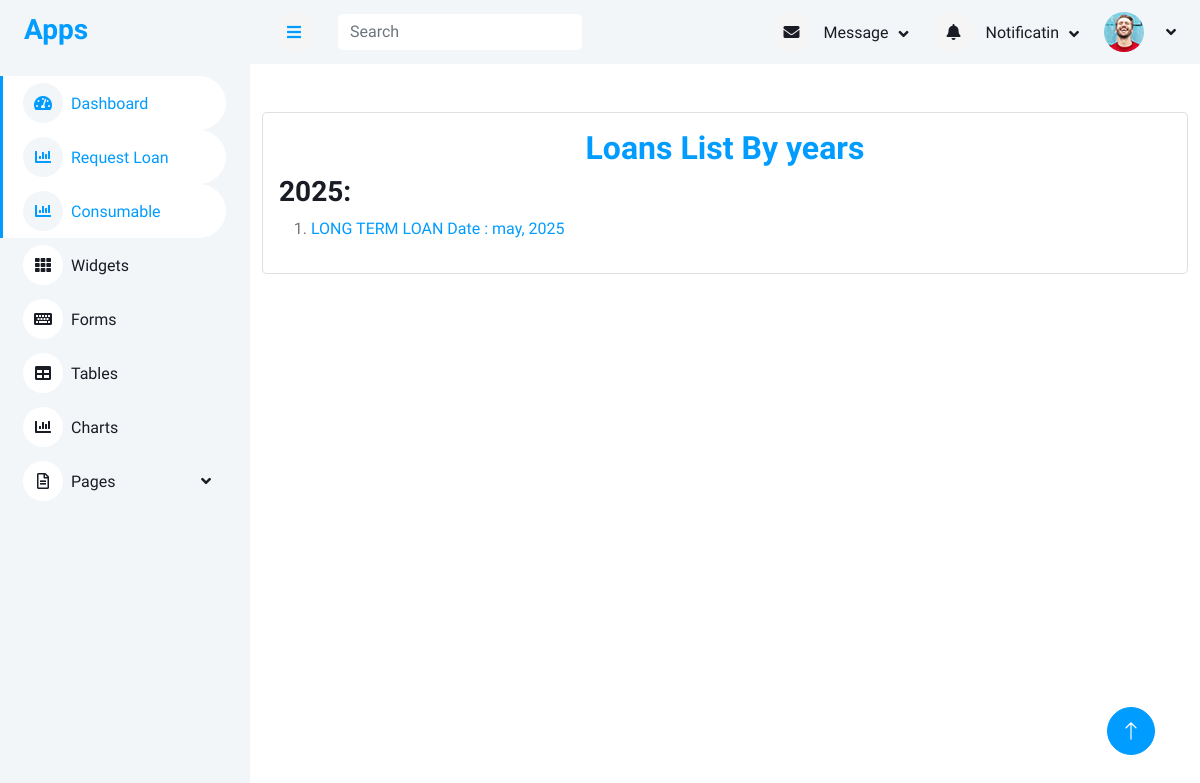
/loan_years_list/, run on an earlier commit of the app's database.
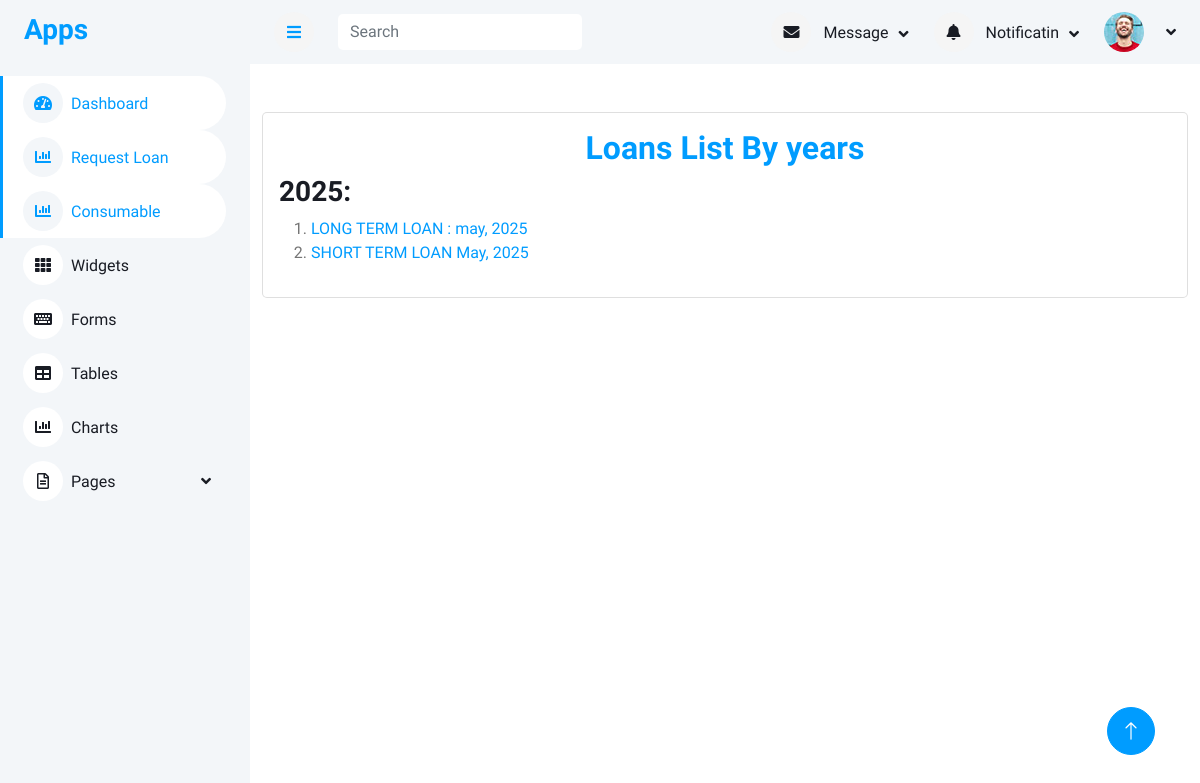
And on a later commit of the database.
### loan/models.py (models this page shows, shortened)
class LoanType(models.Model):
    name = models.CharField(max_length=100)
    description = models.TextField(blank=True, null=True)
    max_amount = models.DecimalField(max_digits=12, decimal_places=2, null=True, blank=True)
    max_loan_term_months = models.PositiveIntegerField(null=True, blank=True)
    created_by = models.ForeignKey(User,on_delete=models.CASCADE)

### loan/views.py (the view)
# urls.py: path('loan_years_list/', views.loan_years_list, name='loan_years_list'),
def loan_years_list(request):
    loans = LoanRequest.objects.annotate(year=ExtractYear('application_date')).values('year', 'loan_type__name').distinct().order_by('-year', 'loan_type__name')
    year_to_loan_types = {}
    for loan in loans:
        year = loan['year']
        loan_type = loan['loan_type__name']
        year_to_loan_types.setdefault(year, []).append(loan_type)
    context = {'year_to_loan_types': year_to_loan_types,}
    return render(request, "loan/loan_years_list.html", context)

### templates/loan/loan_years_list.html (shortened to what this page needs)
{% extends 'base/base.html' %}
{% block content %}
<div class="container mt-5">
    <div class="card ">
        <div class="card-body">
            <h2 class="text-center text-primary"> Loans List By years</h2>
            {% for year, loan_types in year_to_loan_types.items %}
            <h3>
                <strong>{{ year }}</strong>:
            </h3>
            <ol>
                {% for loan_type in loan_types %}
                <li>
                    <a href="{% url 'loans_by_year' year=year loan_type_filter=loan_type %}">{{ loan_type }}</a>
                </li>
                {% endfor %}
            </ol>
            {% endfor %}
        </div>
    </div>
</div>
{% endblock content %}

What changed in the data, as far as the page shows it:
changed LoanType: name "LONG TERM LOAN Date : may, 2025" → "LONG TERM LOAN : may, 2025"
added LoanType: name "SHORT TERM LOAN May, 2025"
